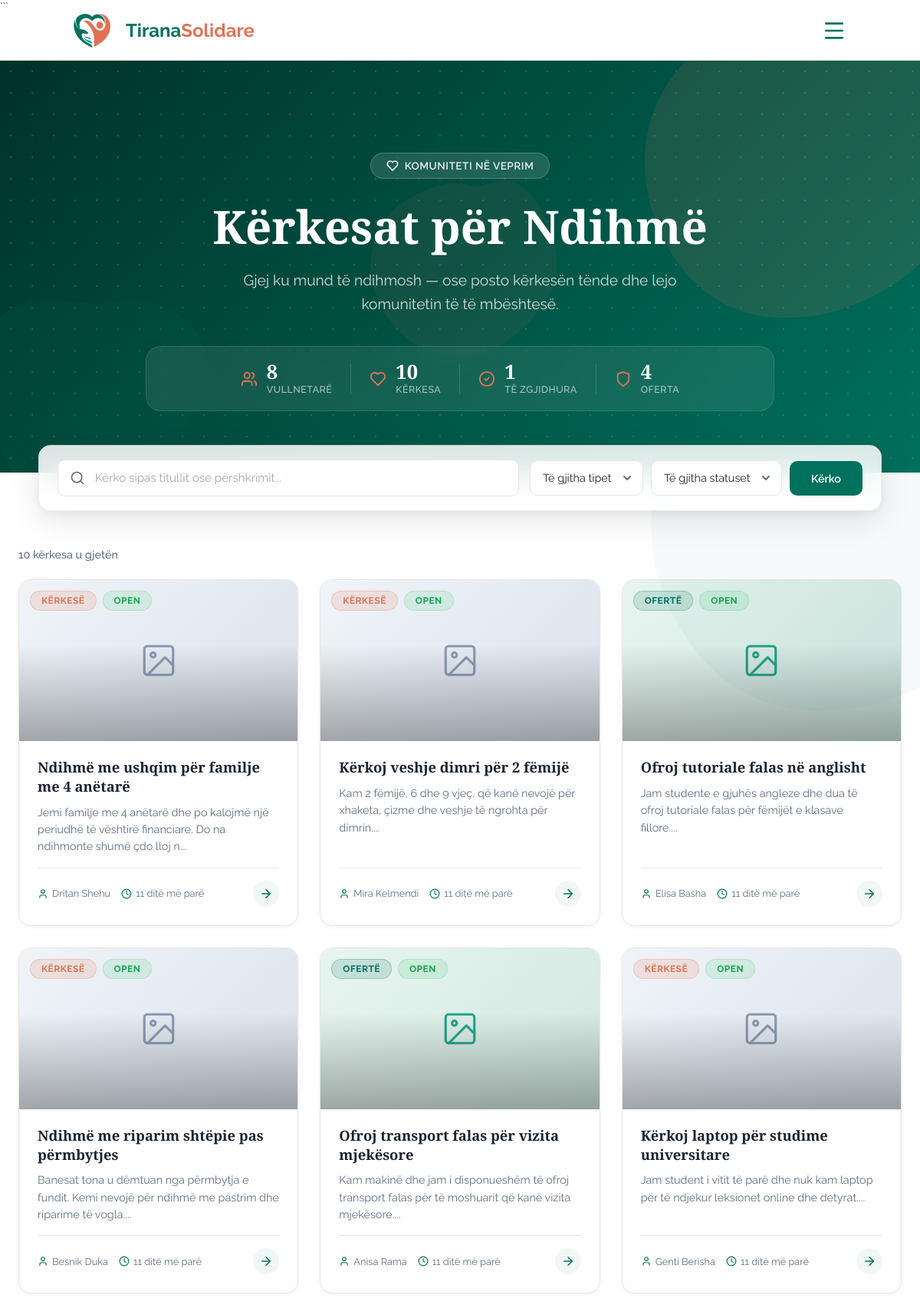
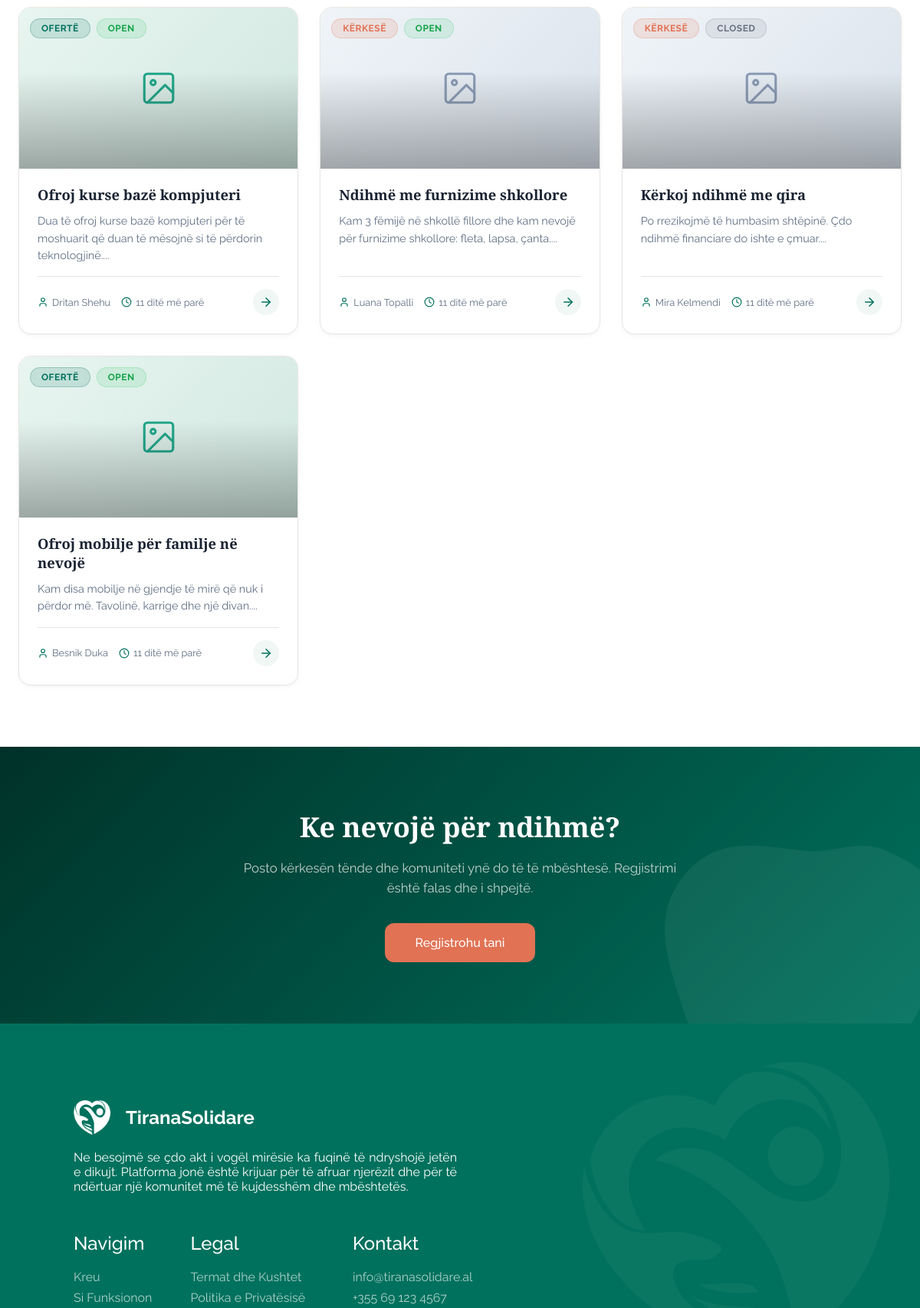
The app's page /views/help_requests.php (upper part) with its own data (2 pictures, top to bottom).
### tables this page shows
CREATE TABLE `kerkesa_per_ndihme` (
  `id_kerkese_ndihme` int(11) NOT NULL,
  `id_perdoruesi` int(11) DEFAULT NULL,
  `tipi` enum('Kërkesë','Ofertë') DEFAULT NULL,
  `titulli` varchar(150) DEFAULT NULL,
  `pershkrimi` text DEFAULT NULL,
  `statusi` enum('Open','Closed') DEFAULT 'Open' COMMENT 'Open/Closed',
  `imazhi` varchar(500) DEFAULT NULL,
  `vendndodhja` varchar(255) DEFAULT NULL,  `latitude` decimal(10,7) DEFAULT NULL,
  `longitude` decimal(10,7) DEFAULT NULL,  `krijuar_me` timestamp NOT NULL DEFAULT current_timestamp()
);

CREATE TABLE `perdoruesi` (
  `id_perdoruesi` int(11) NOT NULL,
  `emri` varchar(100) NOT NULL,
  `email` varchar(150) NOT NULL,
  `fjalekalimi` varchar(255) NOT NULL,
  `roli` enum('Admin','Vullnetar') DEFAULT 'Vullnetar',
  `statusi_llogarise` enum('Aktiv','Bllokuar','Çaktivizuar') DEFAULT 'Aktiv',
  `krijuar_me` timestamp NOT NULL DEFAULT current_timestamp(),
  `deaktivizuar_me` datetime DEFAULT NULL
);

### views/help_requests.php (the view, shortened to what the rows shown need)
<?php
require_once __DIR__ . '/../config/db.php';
require_once __DIR__ . '/../includes/functions.php';
$isLoggedIn = isset($_SESSION['user_id']);
$isAdmin = ($isLoggedIn && ($_SESSION['roli'] ?? '') === 'Admin');
$currentUserId = $_SESSION['user_id'] ?? null;
$requests = [];
$search = $tipi = $statusi = '';
if (!isset($_GET['id'])) {
$page   = max(1, (int) ($_GET['page'] ?? 1));
$limit  = 12;
$offset = ($page - 1) * $limit;
$search = trim($_GET['search'] ?? '');
$where  = [];
$params = [];
$whereSQL = $where ? 'WHERE ' . implode(' AND ', $where) : '';
$sql = "SELECT k.*, p.emri AS krijuesi_emri
        FROM Kerkesa_per_Ndihme k
        LEFT JOIN Perdoruesi p ON p.id_perdoruesi = k.id_perdoruesi
        $whereSQL
        ORDER BY k.krijuar_me DESC
        LIMIT ? OFFSET ?";
$params[] = $limit;
$params[] = $offset;
$stmt = $pdo->prepare($sql);
$stmt->execute($params);
$requests = $stmt->fetchAll(PDO::FETCH_ASSOC);
$statOferta       = (int) $pdo->query("SELECT COUNT(*) FROM Kerkesa_per_Ndihme WHERE tipi = 'Ofertë'")->fetchColumn();}
?>
<!DOCTYPE html>
<html lang="sq">
<head>
  <link rel="stylesheet" href="/TiranaSolidare/public/assets/styles/main.css">
  <link rel="stylesheet" href="/TiranaSolidare/public/assets/styles/requests.css">
  <link rel="stylesheet" href="https://unpkg.com/leaflet@1.9.4/dist/leaflet.css" />
  <link rel="stylesheet" href="/TiranaSolidare/assets/css/map.css">
</head>
<body>
<?php include __DIR__ . '/../public/components/header.php'; ?>
<main>
<?php if (isset($request) && $request): ?>
<!-- ═══════════════════════════════════════════════════════════
     SINGLE HELP REQUEST — DETAIL VIEW
     ═══════════════════════════════════════════════════════════ -->
<section class="rq-detail-hero <?= $request['tipi'] === 'Ofertë' ? 'rq-detail-hero--offer' : 'rq-detail-hero--request' ?>">
  <svg class="rq-blob rq-blob--hero-1" viewBox="0 0 200 200" xmlns="http://www.w3.org/2000/svg"><path fill="rgba(255,255,255,0.06)" d="M44.7,-76.4C58.8,-69.2,71.8,-58.7,79.6,-45.1C87.4,-31.5,90.1,-15.7,88.5,-0.9C86.9,13.9,81.1,27.8,72.6,39.6C64.1,51.4,52.9,61.2,40.1,68.4C27.3,75.6,13.7,80.3,-0.8,81.7C-15.3,83.1,-30.5,81.3,-43.4,74.2C-56.2,67.2,-66.7,55,-73.8,41.2C-80.8,27.3,-84.4,11.7,-83.5,-3.5C-82.6,-18.7,-77.2,-33.4,-68,-45.1C-58.8,-56.8,-45.9,-65.4,-32.3,-72.8C-18.7,-80.3,-9.3,-86.5,3.2,-91.9C15.7,-97.4,30.5,-83.6,44.7,-76.4Z" transform="translate(100 100)"/></svg>
  <svg class="rq-blob rq-blob--hero-2" viewBox="0 0 200 200" xmlns="http://www.w3.org/2000/svg"><path fill="rgba(255,255,255,0.04)" d="M39.5,-51.2C52.9,-46.3,66.8,-37.9,71.4,-25.7C76.1,-13.5,71.5,2.6,66,17.3C60.6,31.9,54.3,45.1,44,54.7C33.6,64.3,19.3,70.2,3.4,73.7C-12.6,77.2,-30.3,78.4,-42.2,70.1C-54,61.7,-60,43.8,-65.3,27.3C-70.6,10.8,-75.2,-4.2,-72.3,-18.2C-69.5,-32.1,-59.2,-45,-46.1,-50C-33.1,-55,-16.5,-52.2,-1.4,-50.2C13.7,-48.3,26.1,-56.1,39.5,-51.2Z" transform="translate(100 100)"/></svg>
  <div class="rq-grid-overlay"></div>
  <div class="rq-detail-hero__inner">
    <a href="/TiranaSolidare/views/help_requests.php" class="rq-back-link">
      <svg xmlns="http://www.w3.org/2000/svg" width="20" height="20" viewBox="0 0 24 24" fill="none" stroke="currentColor" stroke-width="2" stroke-linecap="round" stroke-linejoin="round"><path d="m12 19-7-7 7-7"/><path d="M19 12H5"/></svg>
      Kthehu te kërkesat
    </a>
    <div class="rq-detail-hero__badges">
      <span class="rq-badge rq-badge--<?= $request['tipi'] === 'Ofertë' ? 'offer' : 'request' ?>">
        <svg xmlns="http://www.w3.org/2000/svg" width="14" height="14" viewBox="0 0 24 24" fill="none" stroke="currentColor" stroke-width="2.5" stroke-linecap="round" stroke-linejoin="round"><path d="M19 14c1.49-1.46 3-3.21 3-5.5A5.5 5.5 0 0 0 16.5 3c-1.76 0-3 .5-4.5 2-1.5-1.5-2.74-2-4.5-2A5.5 5.5 0 0 0 2 8.5c0 2.3 1.5 4.05 3 5.5l7 7Z"/></svg>
        <?= htmlspecialchars($request['tipi']) ?>
      </span>
      <span class="rq-badge rq-badge--<?= strtolower($request['statusi']) ?>"><?= htmlspecialchars($request['statusi']) ?></span>
    </div>
    <h1><?= htmlspecialchars($request['titulli']) ?></h1>
    <div class="rq-detail-hero__meta">
      <span><svg xmlns="http://www.w3.org/2000/svg" width="18" height="18" viewBox="0 0 24 24" fill="none" stroke="currentColor" stroke-width="2" stroke-linecap="round" stroke-linejoin="round"><path d="M19 21v-2a4 4 0 0 0-4-4H9a4 4 0 0 0-4 4v2"/><circle cx="12" cy="7" r="4"/></svg> <?= htmlspecialchars($request['krijuesi_emri'] ?? 'Anonim') ?></span>
      <span><svg xmlns="http://www.w3.org/2000/svg" width="18" height="18" viewBox="0 0 24 24" fill="none" stroke="currentColor" stroke-width="2" stroke-linecap="round" stroke-linejoin="round"><circle cx="12" cy="12" r="10"/><polyline points="12 6 12 12 16 14"/></svg> <?= koheParapake($request['krijuar_me']) ?></span>
    </div>
  </div>
</section>
<section class="rq-detail-body">
  <div class="rq-detail-layout">
    <div class="rq-detail-main">
      <?php if (!empty($request['imazhi'])): ?>
        <div class="rq-detail-banner">
          <img src="<?= htmlspecialchars(strpos($request['imazhi'], '/') === 0 ? $request['imazhi'] : '/TiranaSolidare/public/assets/uploads/' . $request['imazhi']) ?>" alt="<?= htmlspecialchars($request['titulli']) ?>" onerror="this.style.display='none'; this.nextElementSibling.style.display='flex'">
          <div class="rq-detail-banner--placeholder" style="display:none;">
            <svg xmlns="http://www.w3.org/2000/svg" width="80" height="80" viewBox="0 0 24 24" fill="none" stroke="currentColor" stroke-width="1" stroke-linecap="round" stroke-linejoin="round"><rect x="3" y="3" width="18" height="18" rx="2" ry="2"/><circle cx="8.5" cy="8.5" r="1.5"/><path d="M21 15l-5-5L5 21"/></svg>
            <p>Nuk ka imazh të ngarkuar</p>
          </div>
        </div>
      <?php else: ?>
        <div class="rq-detail-banner rq-detail-banner--placeholder">
          <svg xmlns="http://www.w3.org/2000/svg" width="80" height="80" viewBox="0 0 24 24" fill="none" stroke="currentColor" stroke-width="1" stroke-linecap="round" stroke-linejoin="round"><rect x="3" y="3" width="18" height="18" rx="2" ry="2"/><circle cx="8.5" cy="8.5" r="1.5"/><path d="M21 15l-5-5L5 21"/></svg>
          <p>Nuk ka imazh të ngarkuar</p>
        </div>
      <?php endif; ?>
      <div class="rq-detail-text">
        <h2>Përshkrimi i kërkesës</h2>
        <p><?= nl2br(htmlspecialchars($request['pershkrimi'] ?? 'Nuk ka përshkrim.')) ?></p>
      </div>
      <?php if (!empty($request['latitude']) && !empty($request['longitude'])): ?>
      <div class="map-detail-card">
        <div class="map-detail-card__header">
          <svg xmlns="http://www.w3.org/2000/svg" width="18" height="18" viewBox="0 0 24 24" fill="none" stroke="currentColor" stroke-width="2" stroke-linecap="round" stroke-linejoin="round"><path d="M20 10c0 4.993-5.539 10.193-7.399 11.799a1 1 0 0 1-1.202 0C9.539 20.193 4 14.993 4 10a8 8 0 0 1 16 0"/><circle cx="12" cy="10" r="3"/></svg>
          Vendndodhja në hartë
        </div>
        <div id="request-detail-map" class="ts-map-display"></div>
      </div>
      <?php endif; ?>
    </div>
    <aside class="rq-detail-sidebar">
      <div class="rq-sidebar-card">
        <h3>Informacione</h3>
        <ul class="rq-sidebar-info">
          <li>
            <svg xmlns="http://www.w3.org/2000/svg" width="18" height="18" viewBox="0 0 24 24" fill="none" stroke="currentColor" stroke-width="2" stroke-linecap="round" stroke-linejoin="round"><path d="M19 21v-2a4 4 0 0 0-4-4H9a4 4 0 0 0-4 4v2"/><circle cx="12" cy="7" r="4"/></svg>
            <div><span>Postuar nga</span><strong><?= htmlspecialchars($request['krijuesi_emri'] ?? 'N/A') ?></strong></div>
          </li>
          <li>
            <svg xmlns="http://www.w3.org/2000/svg" width="18" height="18" viewBox="0 0 24 24" fill="none" stroke="currentColor" stroke-width="2" stroke-linecap="round" stroke-linejoin="round"><path d="M19 14c1.49-1.46 3-3.21 3-5.5A5.5 5.5 0 0 0 16.5 3c-1.76 0-3 .5-4.5 2-1.5-1.5-2.74-2-4.5-2A5.5 5.5 0 0 0 2 8.5c0 2.3 1.5 4.05 3 5.5l7 7Z"/></svg>
            <div><span>Tipi</span><strong><?= htmlspecialchars($request['tipi']) ?></strong></div>
          </li>
          <li>
            <svg xmlns="http://www.w3.org/2000/svg" width="18" height="18" viewBox="0 0 24 24" fill="none" stroke="currentColor" stroke-width="2" stroke-linecap="round" stroke-linejoin="round"><circle cx="12" cy="12" r="10"/><path d="m9 12 2 2 4-4"/></svg>
            <div><span>Statusi</span><strong><?= htmlspecialchars($request['statusi']) ?></strong></div>
          </li>
          <li>
            <svg xmlns="http://www.w3.org/2000/svg" width="18" height="18" viewBox="0 0 24 24" fill="none" stroke="currentColor" stroke-width="2" stroke-linecap="round" stroke-linejoin="round"><rect width="18" height="18" x="3" y="4" rx="2"/><line x1="16" x2="16" y1="2" y2="6"/><line x1="8" x2="8" y1="2" y2="6"/><line x1="3" x2="21" y1="10" y2="10"/></svg>
            <div><span>Krijuar</span><strong><?= date('d/m/Y — H:i', strtotime($request['krijuar_me'])) ?></strong></div>
          </li>          <?php if (!empty($request['vendndodhja'])): ?>
          <li>
            <svg xmlns="http://www.w3.org/2000/svg" width="18" height="18" viewBox="0 0 24 24" fill="none" stroke="currentColor" stroke-width="2" stroke-linecap="round" stroke-linejoin="round"><path d="M20 10c0 4.993-5.539 10.193-7.399 11.799a1 1 0 0 1-1.202 0C9.539 20.193 4 14.993 4 10a8 8 0 0 1 16 0"/><circle cx="12" cy="10" r="3"/></svg>
            <div><span>Vendndodhja</span><strong><?= htmlspecialchars($request['vendndodhja']) ?></strong></div>
          </li>
          <?php endif; ?>        </ul>
        <div class="rq-sidebar-cta">
          <?php if (!$isLoggedIn): ?>
            <a href="/TiranaSolidare/views/login.php?redirect=<?= urlencode('/TiranaSolidare/views/help_requests.php?id=' . $request['id_kerkese_ndihme']) ?>" class="btn_primary rq-btn-full">Kyçu për të kontaktuar</a>
            <p class="rq-sidebar-hint">Duhet të jeni i kyçur për të kontaktuar postuesin</p>
          <?php elseif (($isAdmin || (int)$request['id_perdoruesi'] === (int)$currentUserId) && !empty($request['krijuesi_email'])): ?>
            <a href="mailto:<?= htmlspecialchars($request['krijuesi_email']) ?>" class="btn_primary rq-btn-full">
              <svg xmlns="http://www.w3.org/2000/svg" width="18" height="18" viewBox="0 0 24 24" fill="none" stroke="currentColor" stroke-width="2" stroke-linecap="round" stroke-linejoin="round"><rect width="20" height="16" x="2" y="4" rx="2"/><path d="m22 7-8.97 5.7a1.94 1.94 0 0 1-2.06 0L2 7"/></svg>
              Kontakto përmes email
            </a>
          <?php elseif ($isLoggedIn): ?>
            <p class="rq-sidebar-hint">Kontakti i postuesit është i disponueshëm vetëm për pronarin e kërkesës.</p>
          <?php endif; ?>
        </div>
      </div>
      <div class="rq-sidebar-trust">
        <div class="rq-sidebar-trust__icon">
          <svg xmlns="http://www.w3.org/2000/svg" width="24" height="24" viewBox="0 0 24 24" fill="none" stroke="currentColor" stroke-width="2" stroke-linecap="round" stroke-linejoin="round"><path d="M12 22s8-4 8-10V5l-8-3-8 3v7c0 6 8 10 8 10"/><path d="m9 12 2 2 4-4"/></svg>
        </div>
        <p><strong>Platformë komunitare</strong></p>
        <p class="rq-sidebar-trust__sub">Kjo platformë mundëson lidhje direkte midis vullnetarëve dhe atyre që kanë nevojë.</p>
      </div>
    </aside>
  </div>
</section>
<?php else: ?>
<section class="rq-hero">
  <div class="rq-hero__inner">
    <h1>Kërkesat për Ndihmë</h1>
  </div>
</section>
<section class="rq-results">
  <?php if (empty($requests)): ?>
    <div class="rq-empty">
      <div class="rq-empty__icon">
        <svg xmlns="http://www.w3.org/2000/svg" width="56" height="56" viewBox="0 0 24 24" fill="none" stroke="currentColor" stroke-width="1" stroke-linecap="round" stroke-linejoin="round"><circle cx="12" cy="12" r="10"/><path d="M16 16s-1.5-2-4-2-4 2-4 2"/><line x1="9" x2="9.01" y1="9" y2="9"/><line x1="15" x2="15.01" y1="9" y2="9"/></svg>
      </div>
      <h3>Nuk u gjetën kërkesa</h3>
      <p><?= $search ? 'Asnjë rezultat për "' . htmlspecialchars($search) . '". Provo me fjalë të tjera.' : 'Nuk ka kërkesa aktive për momentin.' ?></p>
    </div>
  <?php else: ?>
    <div class="rq-grid">
      <?php foreach ($requests as $i => $req): ?>
        <a href="/TiranaSolidare/views/help_requests.php?id=<?= $req['id_kerkese_ndihme'] ?>" class="rq-card" style="animation-delay: <?= $i * 0.05 ?>s">
          <div class="rq-card__visual">
            <?php if (!empty($req['imazhi'])): ?>
              <div class="rq-card__img rq-card__img--placeholder <?= $req['tipi'] === 'Ofertë' ? 'rq-card__img--offer' : '' ?>" style="display:none;">
                <svg xmlns="http://www.w3.org/2000/svg" width="50" height="50" viewBox="0 0 24 24" fill="none" stroke="currentColor" stroke-width="1.5" stroke-linecap="round" stroke-linejoin="round"><rect x="3" y="3" width="18" height="18" rx="2" ry="2"/><circle cx="8.5" cy="8.5" r="1.5"/><path d="M21 15l-5-5L5 21"/></svg>
              </div>
            <?php endif; ?>
            <div class="rq-card__overlay">
              <span class="rq-badge rq-badge--<?= $req['tipi'] === 'Ofertë' ? 'offer' : 'request' ?>"><?= htmlspecialchars($req['tipi']) ?></span>
              <span class="rq-badge rq-badge--<?= strtolower($req['statusi']) ?>"><?= htmlspecialchars($req['statusi']) ?></span>
            </div>
          </div>
          <div class="rq-card__content">
            <h3 class="rq-card__title"><?= htmlspecialchars($req['titulli']) ?></h3>
            <p class="rq-card__desc"><?= htmlspecialchars(mb_substr($req['pershkrimi'] ?? '', 0, 110)) ?>...</p>
            <div class="rq-card__footer">
              <div class="rq-card__meta">
                <span>
                  <svg xmlns="http://www.w3.org/2000/svg" width="14" height="14" viewBox="0 0 24 24" fill="none" stroke="currentColor" stroke-width="2" stroke-linecap="round" stroke-linejoin="round"><path d="M19 21v-2a4 4 0 0 0-4-4H9a4 4 0 0 0-4 4v2"/><circle cx="12" cy="7" r="4"/></svg>
                  <?= htmlspecialchars($req['krijuesi_emri'] ?? 'Anonim') ?>
                </span>
                <span>
                  <svg xmlns="http://www.w3.org/2000/svg" width="14" height="14" viewBox="0 0 24 24" fill="none" stroke="currentColor" stroke-width="2" stroke-linecap="round" stroke-linejoin="round"><circle cx="12" cy="12" r="10"/><polyline points="12 6 12 12 16 14"/></svg>
                  <?= koheParapake($req['krijuar_me']) ?>
                </span>
              </div>
              <span class="rq-card__arrow">
                <svg xmlns="http://www.w3.org/2000/svg" width="18" height="18" viewBox="0 0 24 24" fill="none" stroke="currentColor" stroke-width="2" stroke-linecap="round" stroke-linejoin="round"><path d="M5 12h14"/><path d="m12 5 7 7-7 7"/></svg>
              </span>
            </div>
          </div>
        </a>
      <?php endforeach; ?>
    </div>
  <?php endif; ?>
</section>
<section class="rq-cta">
  <div class="rq-cta__inner">
    <h2>Ke nevojë për ndihmë?</h2>
  </div>
</section>
<?php endif; ?>
</main>
</body>
</html>

### records on screen
kerkesa_per_ndihme: tipi "KËRKESË", statusi "OPEN", titulli "Ndihmë me ushqim për familje me 4 anëtarë", pershkrimi "Jemi familje me 4 anëtarë dhe po kalojmë një periudhë të vështirë financiare. Do na ndihmonte shumë çdo lloj n", id_perdoruesi.emri "Dritan Shehu", krijuar_me "11 ditë më parë"
kerkesa_per_ndihme: tipi "KËRKESË", statusi "OPEN", titulli "Kërkoj veshje dimri për 2 fëmijë", pershkrimi "Kam 2 fëmijë, 6 dhe 9 vjeç, që kanë nevojë për xhaketa, çizme dhe veshje të ngrohta për dimrin.", id_perdoruesi.emri "Mira Kelmendi", krijuar_me "11 ditë më parë"
kerkesa_per_ndihme: tipi "OFERTË", statusi "OPEN", titulli "Ofroj tutoriale falas në anglisht", pershkrimi "Jam studente e gjuhës angleze dhe dua të ofroj tutoriale falas për fëmijët e klasave fillore.", id_perdoruesi.emri "Elisa Basha", krijuar_me "11 ditë më parë"
kerkesa_per_ndihme: tipi "KËRKESË", statusi "OPEN", titulli "Ndihmë me riparim shtëpie pas përmbytjes", pershkrimi "Banesat tona u dëmtuan nga përmbytja e fundit. Kemi nevojë për ndihmë me pastrim dhe riparime të vogla.", id_perdoruesi.emri "Besnik Duka", krijuar_me "11 ditë më parë"
kerkesa_per_ndihme: tipi "OFERTË", statusi "OPEN", titulli "Ofroj transport falas për vizita mjekësore", pershkrimi "Kam makinë dhe jam i disponueshëm të ofroj transport falas për të moshuarit që kanë vizita mjekësore.", id_perdoruesi.emri "Anisa Rama", krijuar_me "11 ditë më parë"
kerkesa_per_ndihme: tipi "KËRKESË", statusi "OPEN", titulli "Kërkoj laptop për studime universitare", pershkrimi "Jam student i vitit të parë dhe nuk kam laptop për të ndjekur leksionet online dhe detyrat.", id_perdoruesi.emri "Genti Berisha", krijuar_me "11 ditë më parë"
kerkesa_per_ndihme: tipi "OFERTË", statusi "OPEN", titulli "Ofroj kurse bazë kompjuteri", pershkrimi "Dua të ofroj kurse bazë kompjuteri për të moshuarit që duan të mësojnë si të përdorin teknologjinë.", id_perdoruesi.emri "Dritan Shehu", krijuar_me "11 ditë më parë"
kerkesa_per_ndihme: tipi "KËRKESË", statusi "OPEN", titulli "Ndihmë me furnizime shkollore", pershkrimi "Kam 3 fëmijë në shkollë fillore dhe kam nevojë për furnizime shkollore: fleta, lapsa, çanta.", id_perdoruesi.emri "Luana Topalli", krijuar_me "11 ditë më parë"
kerkesa_per_ndihme: tipi "KËRKESË", statusi "CLOSED", titulli "Kërkoj ndihmë me qira", pershkrimi "Po rrezikojmë të humbasim shtëpinë. Çdo ndihmë financiare do ishte e çmuar.", id_perdoruesi.emri "Mira Kelmendi", krijuar_me "11 ditë më parë"
kerkesa_per_ndihme: tipi "OFERTË", statusi "OPEN", titulli "Ofroj mobilje për familje në nevojë", pershkrimi "Kam disa mobilje në gjendje të mirë që nuk i përdor më. Tavolinë, karrige dhe një divan.", id_perdoruesi.emri "Besnik Duka", krijuar_me "11 ditë më parë"

### other values on screen
$statVullnetare "8"
$statTotalKerkesa "10"
$statClosed "1"
$statOferta "4"
$total "10"
